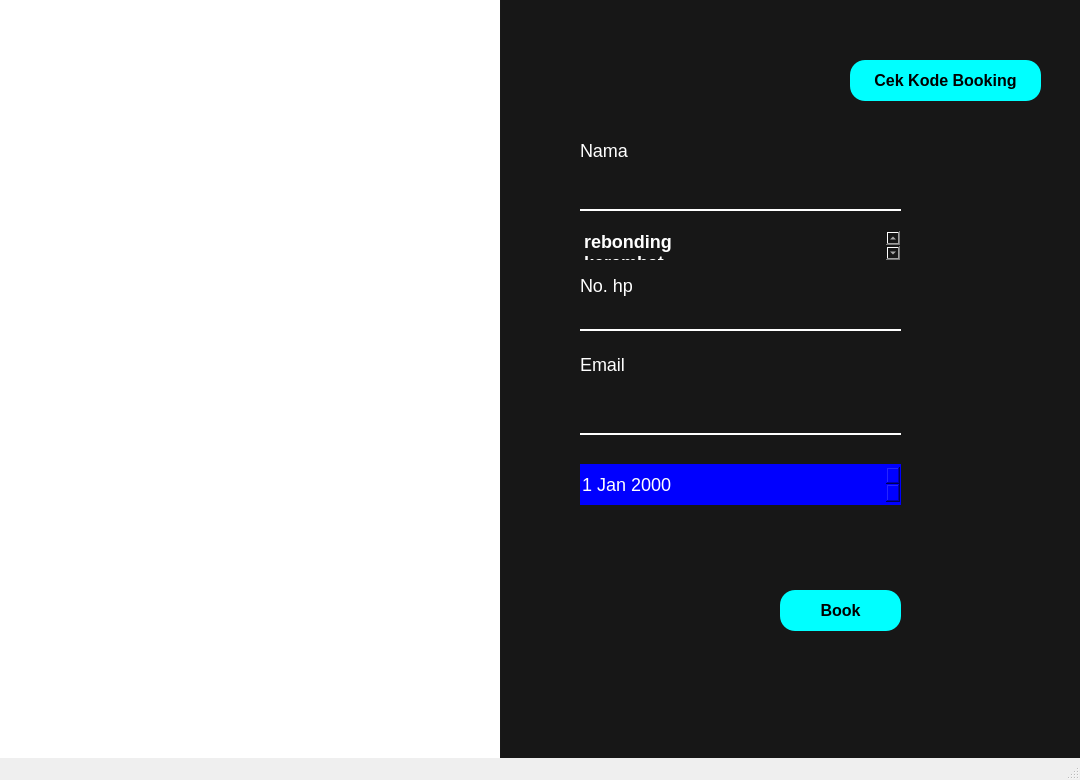
<?xml version="1.0" encoding="UTF-8"?>
<ui version="4.0">
 <class>MainWindow</class>
 <widget class="QMainWindow" name="MainWindow">
  <property name="geometry">
   <rect>
    <x>0</x>
    <y>0</y>
    <width>1080</width>
    <height>780</height>
   </rect>
  </property>
  <property name="windowTitle">
   <string>MainWindow</string>
  </property>
  <widget class="QWidget" name="centralwidget">
   <widget class="QGraphicsView" name="graphicsView">
    <property name="geometry">
     <rect>
      <x>0</x>
      <y>0</y>
      <width>501</width>
      <height>921</height>
     </rect>
    </property>
    <property name="styleSheet">
     <string notr="true">border: none;
background-image: url(:/booking-system/img/bg-screen.jpeg);</string>
    </property>
   </widget>
   <widget class="QListWidget" name="listWidget">
    <property name="geometry">
     <rect>
      <x>500</x>
      <y>-9</y>
      <width>581</width>
      <height>821</height>
     </rect>
    </property>
    <property name="styleSheet">
     <string notr="true">border: none;
background-color: rgba(0,0,0,230);</string>
    </property>
   </widget>
   <widget class="QPushButton" name="btn_cek_kode">
    <property name="geometry">
     <rect>
      <x>850</x>
      <y>60</y>
      <width>191</width>
      <height>41</height>
     </rect>
    </property>
    <property name="cursor">
     <cursorShape>PointingHandCursor</cursorShape>
    </property>
    <property name="styleSheet">
     <string notr="true">
background-color: rgb(0, 255, 255);
color: black;
font-size: 16px;
font-family: &quot;Poppins&quot;;
border-radius: 15px;
font-weight: 600;
</string>
    </property>
    <property name="text">
     <string>Cek Kode Booking</string>
    </property>
   </widget>
   <widget class="QLineEdit" name="input_nama">
    <property name="geometry">
     <rect>
      <x>580</x>
      <y>180</y>
      <width>321</width>
      <height>31</height>
     </rect>
    </property>
    <property name="styleSheet">
     <string notr="true">border: rgb(0,0,0);
border-bottom : 2px solid rgba(255,255,255);
background-color: transparent;
font-size: 18px;
font-weight: 500;
color: white;</string>
    </property>
   </widget>
   <widget class="QLineEdit" name="input_nohp">
    <property name="geometry">
     <rect>
      <x>580</x>
      <y>300</y>
      <width>321</width>
      <height>31</height>
     </rect>
    </property>
    <property name="styleSheet">
     <string notr="true">border: rgb(0,0,0);
border-bottom : 2px solid rgba(255,255,255);
background-color: transparent;
font-size: 18px;
font-weight: 500;
color: white;</string>
    </property>
   </widget>
   <widget class="QLineEdit" name="input_email">
    <property name="geometry">
     <rect>
      <x>580</x>
      <y>404</y>
      <width>321</width>
      <height>31</height>
     </rect>
    </property>
    <property name="styleSheet">
     <string notr="true">border: rgb(0,0,0);
border-bottom : 2px solid rgba(255,255,255);
background-color: transparent;
font-size: 18px;
font-weight: 500;
color: white;</string>
    </property>
   </widget>
   <widget class="QLabel" name="label_nickname">
    <property name="geometry">
     <rect>
      <x>580</x>
      <y>140</y>
      <width>91</width>
      <height>21</height>
     </rect>
    </property>
    <property name="font">
     <font>
      <pointsize>-1</pointsize>
     </font>
    </property>
    <property name="styleSheet">
     <string notr="true">font-size: 18px;
color : rgb(255,255,255)</string>
    </property>
    <property name="text">
     <string>Nama</string>
    </property>
   </widget>
   <widget class="QLabel" name="label_nickname_2">
    <property name="geometry">
     <rect>
      <x>580</x>
      <y>270</y>
      <width>91</width>
      <height>31</height>
     </rect>
    </property>
    <property name="font">
     <font>
      <pointsize>-1</pointsize>
     </font>
    </property>
    <property name="styleSheet">
     <string notr="true">font-size: 18px;
color : rgb(255,255,255)</string>
    </property>
    <property name="text">
     <string>No. hp</string>
    </property>
   </widget>
   <widget class="QLabel" name="label_nickname_3">
    <property name="geometry">
     <rect>
      <x>580</x>
      <y>354</y>
      <width>91</width>
      <height>21</height>
     </rect>
    </property>
    <property name="font">
     <font>
      <pointsize>-1</pointsize>
     </font>
    </property>
    <property name="styleSheet">
     <string notr="true">font-size: 18px;
color : rgb(255,255,255)</string>
    </property>
    <property name="text">
     <string>Email</string>
    </property>
   </widget>
   <widget class="QDateEdit" name="jadwal">
    <property name="geometry">
     <rect>
      <x>580</x>
      <y>464</y>
      <width>321</width>
      <height>41</height>
     </rect>
    </property>
    <property name="styleSheet">
     <string notr="true">background-color: blue;
border: none;
color: white;
font-size: 18px;</string>
    </property>
   </widget>
   <widget class="QLabel" name="hasil">
    <property name="geometry">
     <rect>
      <x>580</x>
      <y>520</y>
      <width>321</width>
      <height>41</height>
     </rect>
    </property>
    <property name="styleSheet">
     <string notr="true">font-weight: 500;
font-size: 18px;
color: white;</string>
    </property>
    <property name="text">
     <string/>
    </property>
   </widget>
   <widget class="QPushButton" name="btn_book">
    <property name="geometry">
     <rect>
      <x>780</x>
      <y>590</y>
      <width>121</width>
      <height>41</height>
     </rect>
    </property>
    <property name="cursor">
     <cursorShape>PointingHandCursor</cursorShape>
    </property>
    <property name="styleSheet">
     <string notr="true">
background-color: rgb(0, 255, 255);
color: black;
font-size: 16px;
font-family: &quot;Poppins&quot;;
border-radius: 15px;
font-weight: 600;
</string>
    </property>
    <property name="text">
     <string>Book</string>
    </property>
   </widget>
   <widget class="QListWidget" name="list_price_list">
    <property name="geometry">
     <rect>
      <x>580</x>
      <y>230</y>
      <width>321</width>
      <height>31</height>
     </rect>
    </property>
    <property name="styleSheet">
     <string notr="true">background-color: transparent;
font-size: 18px;
font-weight: 500;
color: white;</string>
    </property>
    <item>
     <property name="text">
      <string>rebonding</string>
     </property>
    </item>
    <item>
     <property name="text">
      <string>kerembat</string>
     </property>
    </item>
    <item>
     <property name="text">
      <string>potong rambut</string>
     </property>
    </item>
    <item>
     <property name="text">
      <string>warnain rambut</string>
     </property>
    </item>
    <item>
     <property name="text">
      <string>cukur alis</string>
     </property>
    </item>
   </widget>
  </widget>
  <widget class="QStatusBar" name="statusbar"/>
 </widget>
 <resources>
  <include location="../util/util.qrc"/>
 </resources>
 <connections/>
</ui>
